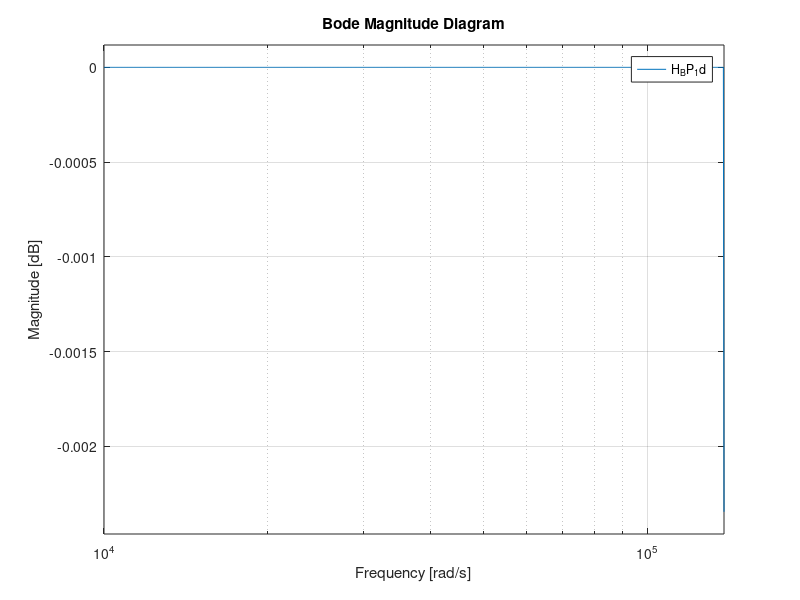
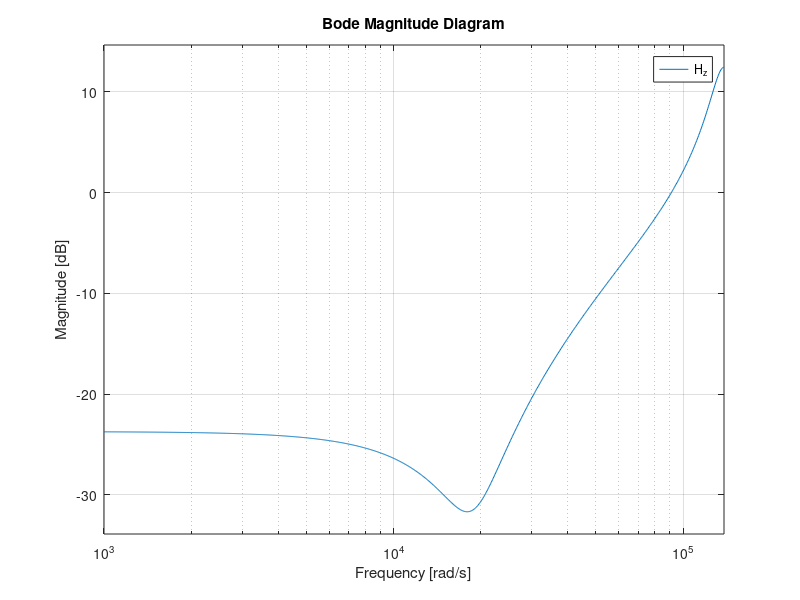
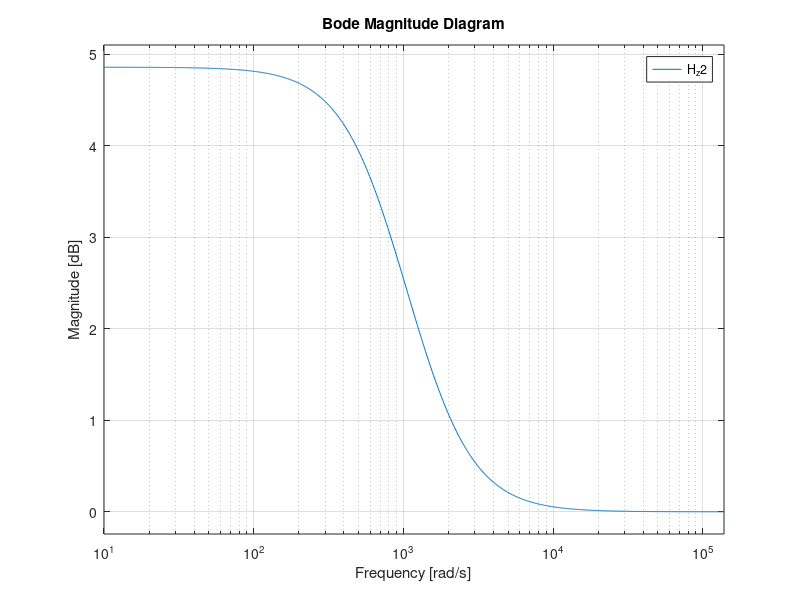

The MATLAB script that drew these images, in order:
%% z-domain equalizer
clear all;
Fs = 44100;
Fp = 44100;
Td = 1/Fs;
om_zero = 100;
om_zero_pw = 2/Td*tan(om_zero/2)
om_zero_pw = om_zero
Q = 1.6;
G = 4.6234;
s = tf('s');
z = tf('z',Td);
a1 = Q*4+(G+1)*om_zero_pw^2*Td+Q*om_zero_pw^2*Td^2
a2 = -Q*8+2*Q*om_zero_pw^2*Td^2
a3 = Q*4-(G+1)*om_zero_pw*2*Td+Q*om_zero_pw^2*Td^2
b1 = Q*4+om_zero_pw*2*Td+Q*om_zero_pw^2*Td^2
b2 = -Q*8+2*Q*om_zero_pw^2*Td^2
b3 = Q*4-om_zero_pw*2*Td+Q*om_zero_pw^2*Td^2
numd1 = [a1 a2 a3];
dend1 = [b1 b2 b2];
%H_z = (z^2*a1+z*a2+a3)/(z^2*b1+z*b2+b3)
H_z = tf([numd1],[dend1],Td,'variable','z')

Hs = 1/(om_zero*Q);
num = [Q (G*om_zero+om_zero) Q*om_zero^2];
den = [Q om_zero Q*om_zero^2];
[numd2,dend2] = bilinear(num,den,Fs); 
H_LP = om_zero^2/(s^2+om_zero/Q*s+om_zero^2);
H_LP_d = tf([numd2],[dend2],Td,'variable','z');
H_BP_1d = H_LP_d

numd3 = [1.003 -1.999 0.9953];
dend3 = [1 -1.999 0.9986];

%H_z2 = (1.003*z^2-1.999*z+0.9953)/(z^2-1.999*z+0.9986)
H_z2 = tf([numd3],[dend3],Td,'variable','z')

figure(1)
bodemag(H_BP_1d)

figure(2)
bodemag(H_z)

figure(3)
bodemag(H_z2)